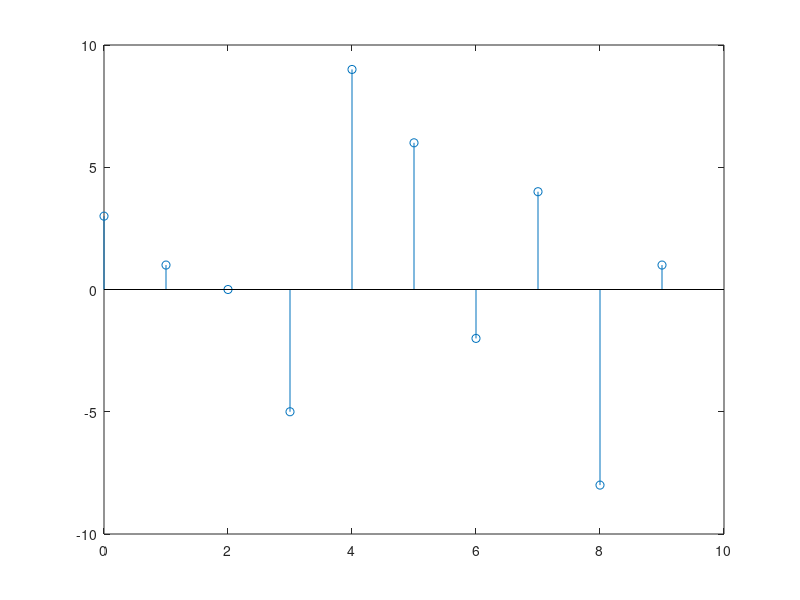
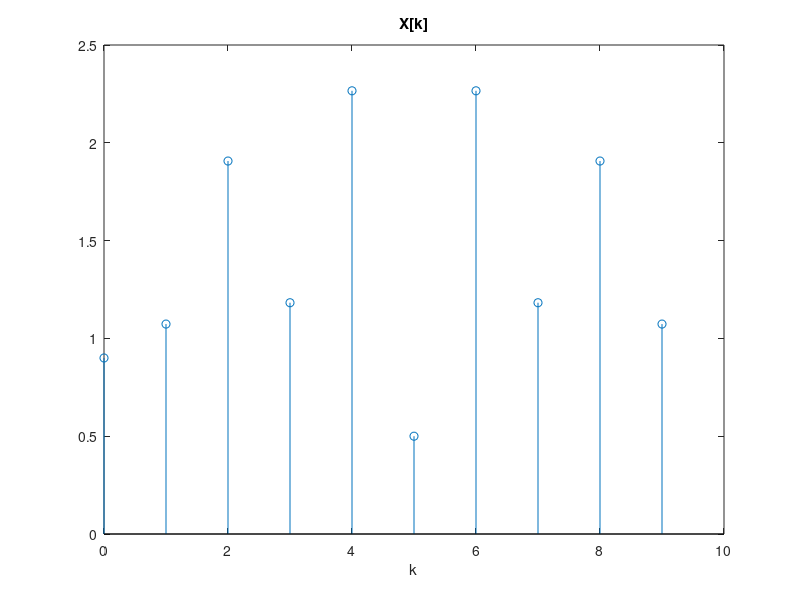
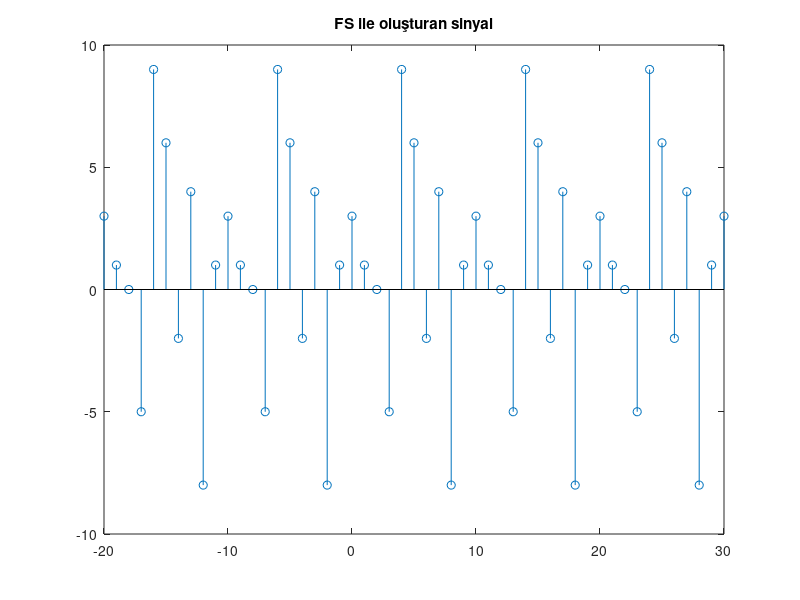

MATLAB code to generate these figures, in order:
clear
clc
n=[0:9];
n_bas=n(1);
n_son=n(length(n));
N=length(n);
xp=[3 1 0 -5 9 6 -2 4 -8 1];
stem(n,xp);
n1=-20;
n2=30;
toplam=0;
i=1;

k1=0;
k2=N-1;
ki=1;
for k=k1:k2,
    toplam=0;
    i=1;
    for ni=n_bas:n_son,
        
        toplam=toplam+exp(-j*k*2*pi/N*ni)*xp(i);
        i=i+1;
        
        
    end
    a(ki)=1/N*toplam;
    ki=ki+1;
end
figure;
stem([k1:k2],abs(a));
title('X[k]');
xlabel('k');

ii=1;

for n=n1:n2,
%     toplam=0;
%     i=1;
%     
%     for k=0:N-1,
%         
%         toplam=toplam+(a(i)*exp(j*k*2*pi/N*n));
%         i=i+1;
%         
%     end

    xr(ii)=a*exp(j*[0:N-1]'*2*pi/N*n);
    ii=ii+1;
end
figure;
stem([n1:n2],xr);
title('FS ile oluşturan sinyal');
